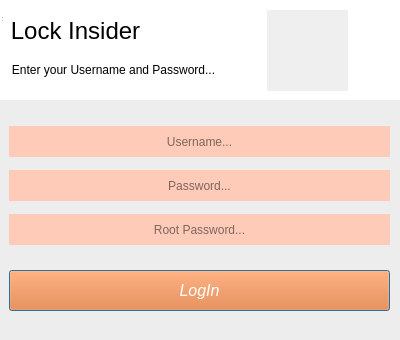
<?xml version="1.0" encoding="UTF-8"?>
<ui version="4.0">
 <class>third</class>
 <widget class="QDialog" name="third">
  <property name="geometry">
   <rect>
    <x>0</x>
    <y>0</y>
    <width>400</width>
    <height>340</height>
   </rect>
  </property>
  <property name="font">
   <font>
    <pointsize>9</pointsize>
   </font>
  </property>
  <property name="windowTitle">
   <string>Login</string>
  </property>
  <widget class="QWidget" name="centralWidget" native="true">
   <property name="geometry">
    <rect>
     <x>0</x>
     <y>0</y>
     <width>401</width>
     <height>351</height>
    </rect>
   </property>
   <widget class="QPushButton" name="pushButton">
    <property name="geometry">
     <rect>
      <x>9</x>
      <y>270</y>
      <width>381</width>
      <height>41</height>
     </rect>
    </property>
    <property name="font">
     <font>
      <pointsize>12</pointsize>
      <weight>50</weight>
      <italic>true</italic>
      <bold>false</bold>
      <underline>false</underline>
      <strikeout>false</strikeout>
      <stylestrategy>PreferDefault</stylestrategy>
     </font>
    </property>
    <property name="mouseTracking">
     <bool>false</bool>
    </property>
    <property name="focusPolicy">
     <enum>Qt::StrongFocus</enum>
    </property>
    <property name="contextMenuPolicy">
     <enum>Qt::DefaultContextMenu</enum>
    </property>
    <property name="acceptDrops">
     <bool>false</bool>
    </property>
    <property name="toolTipDuration">
     <number>-1</number>
    </property>
    <property name="accessibleDescription">
     <string/>
    </property>
    <property name="autoFillBackground">
     <bool>false</bool>
    </property>
    <property name="styleSheet">
     <string notr="true">color:rgb(255, 255, 255);
  background-color: rgb(255, 113, 19);</string>
    </property>
    <property name="text">
     <string>LogIn</string>
    </property>
    <property name="shortcut">
     <string/>
    </property>
    <property name="checkable">
     <bool>false</bool>
    </property>
    <property name="checked">
     <bool>false</bool>
    </property>
    <property name="autoRepeat">
     <bool>false</bool>
    </property>
    <property name="autoExclusive">
     <bool>false</bool>
    </property>
    <property name="autoDefault">
     <bool>true</bool>
    </property>
    <property name="default">
     <bool>false</bool>
    </property>
    <property name="flat">
     <bool>false</bool>
    </property>
   </widget>
   <widget class="QLineEdit" name="lineEdit_2">
    <property name="geometry">
     <rect>
      <x>9</x>
      <y>170</y>
      <width>381</width>
      <height>31</height>
     </rect>
    </property>
    <property name="toolTipDuration">
     <number>-1</number>
    </property>
    <property name="styleSheet">
     <string notr="true">background-color: rgb(255, 203, 185);</string>
    </property>
    <property name="text">
     <string/>
    </property>
    <property name="frame">
     <bool>false</bool>
    </property>
    <property name="echoMode">
     <enum>QLineEdit::Password</enum>
    </property>
    <property name="cursorPosition">
     <number>0</number>
    </property>
    <property name="alignment">
     <set>Qt::AlignCenter</set>
    </property>
    <property name="placeholderText">
     <string>Password...</string>
    </property>
    <property name="clearButtonEnabled">
     <bool>false</bool>
    </property>
    <property name="2" stdset="0">
     <string/>
    </property>
   </widget>
   <widget class="QLineEdit" name="lineEdit_3">
    <property name="geometry">
     <rect>
      <x>9</x>
      <y>214</y>
      <width>381</width>
      <height>31</height>
     </rect>
    </property>
    <property name="toolTipDuration">
     <number>-1</number>
    </property>
    <property name="layoutDirection">
     <enum>Qt::RightToLeft</enum>
    </property>
    <property name="autoFillBackground">
     <bool>false</bool>
    </property>
    <property name="styleSheet">
     <string notr="true">background-color: rgb(255, 203, 185);</string>
    </property>
    <property name="inputMask">
     <string/>
    </property>
    <property name="frame">
     <bool>false</bool>
    </property>
    <property name="echoMode">
     <enum>QLineEdit::Password</enum>
    </property>
    <property name="cursorPosition">
     <number>0</number>
    </property>
    <property name="alignment">
     <set>Qt::AlignCenter</set>
    </property>
    <property name="placeholderText">
     <string>Root Password...</string>
    </property>
   </widget>
   <widget class="QLineEdit" name="lineEdit">
    <property name="geometry">
     <rect>
      <x>9</x>
      <y>126</y>
      <width>381</width>
      <height>31</height>
     </rect>
    </property>
    <property name="accessibleDescription">
     <string/>
    </property>
    <property name="styleSheet">
     <string notr="true">background-color: rgb(255, 203, 185);</string>
    </property>
    <property name="inputMask">
     <string/>
    </property>
    <property name="text">
     <string/>
    </property>
    <property name="frame">
     <bool>false</bool>
    </property>
    <property name="echoMode">
     <enum>QLineEdit::Normal</enum>
    </property>
    <property name="alignment">
     <set>Qt::AlignCenter</set>
    </property>
    <property name="placeholderText">
     <string>Username...</string>
    </property>
    <property name="clearButtonEnabled">
     <bool>false</bool>
    </property>
    <property name="1" stdset="0">
     <string/>
    </property>
   </widget>
   <widget class="QGraphicsView" name="graphicsView">
    <property name="geometry">
     <rect>
      <x>0</x>
      <y>100</y>
      <width>401</width>
      <height>251</height>
     </rect>
    </property>
    <property name="contextMenuPolicy">
     <enum>Qt::DefaultContextMenu</enum>
    </property>
    <property name="autoFillBackground">
     <bool>false</bool>
    </property>
    <property name="styleSheet">
     <string notr="true">background-color: rgb(237, 237, 237);</string>
    </property>
    <property name="locale">
     <locale language="Korean" country="SouthKorea"/>
    </property>
    <property name="frameShape">
     <enum>QFrame::NoFrame</enum>
    </property>
    <property name="lineWidth">
     <number>1</number>
    </property>
    <property name="horizontalScrollBarPolicy">
     <enum>Qt::ScrollBarAsNeeded</enum>
    </property>
    <property name="interactive">
     <bool>true</bool>
    </property>
    <property name="resizeAnchor">
     <enum>QGraphicsView::NoAnchor</enum>
    </property>
   </widget>
   <widget class="QGraphicsView" name="graphicsView_2">
    <property name="geometry">
     <rect>
      <x>-5</x>
      <y>0</y>
      <width>411</width>
      <height>111</height>
     </rect>
    </property>
    <property name="frameShape">
     <enum>QFrame::NoFrame</enum>
    </property>
   </widget>
   <widget class="QLabel" name="label">
    <property name="geometry">
     <rect>
      <x>10</x>
      <y>10</y>
      <width>131</width>
      <height>41</height>
     </rect>
    </property>
    <property name="font">
     <font>
      <pointsize>18</pointsize>
     </font>
    </property>
    <property name="text">
     <string>Lock Insider</string>
    </property>
    <property name="scaledContents">
     <bool>false</bool>
    </property>
    <property name="alignment">
     <set>Qt::AlignCenter</set>
    </property>
   </widget>
   <widget class="QLabel" name="label_2">
    <property name="geometry">
     <rect>
      <x>3</x>
      <y>60</y>
      <width>221</width>
      <height>20</height>
     </rect>
    </property>
    <property name="text">
     <string>Enter your Username and Password...</string>
    </property>
    <property name="alignment">
     <set>Qt::AlignCenter</set>
    </property>
   </widget>
   <widget class="QLabel" name="label_pic">
    <property name="geometry">
     <rect>
      <x>267</x>
      <y>10</y>
      <width>81</width>
      <height>81</height>
     </rect>
    </property>
    <property name="sizePolicy">
     <sizepolicy hsizetype="Preferred" vsizetype="Preferred">
      <horstretch>0</horstretch>
      <verstretch>0</verstretch>
     </sizepolicy>
    </property>
    <property name="font">
     <font>
      <pointsize>2</pointsize>
     </font>
    </property>
    <property name="acceptDrops">
     <bool>false</bool>
    </property>
    <property name="layoutDirection">
     <enum>Qt::LeftToRight</enum>
    </property>
    <property name="autoFillBackground">
     <bool>true</bool>
    </property>
    <property name="frameShadow">
     <enum>QFrame::Plain</enum>
    </property>
    <property name="text">
     <string/>
    </property>
    <property name="scaledContents">
     <bool>true</bool>
    </property>
    <property name="alignment">
     <set>Qt::AlignCenter</set>
    </property>
   </widget>
   <zorder>graphicsView_2</zorder>
   <zorder>graphicsView</zorder>
   <zorder>lineEdit</zorder>
   <zorder>lineEdit_2</zorder>
   <zorder>lineEdit_3</zorder>
   <zorder>pushButton</zorder>
   <zorder>label</zorder>
   <zorder>label_2</zorder>
   <zorder>label_pic</zorder>
  </widget>
  <widget class="QStatusBar" name="statusBar">
   <property name="geometry">
    <rect>
     <x>0</x>
     <y>0</y>
     <width>3</width>
     <height>23</height>
    </rect>
   </property>
  </widget>
 </widget>
 <layoutdefault spacing="6" margin="11"/>
 <tabstops>
  <tabstop>graphicsView</tabstop>
  <tabstop>lineEdit</tabstop>
  <tabstop>lineEdit_2</tabstop>
  <tabstop>lineEdit_3</tabstop>
  <tabstop>pushButton</tabstop>
 </tabstops>
 <resources/>
 <connections/>
</ui>
